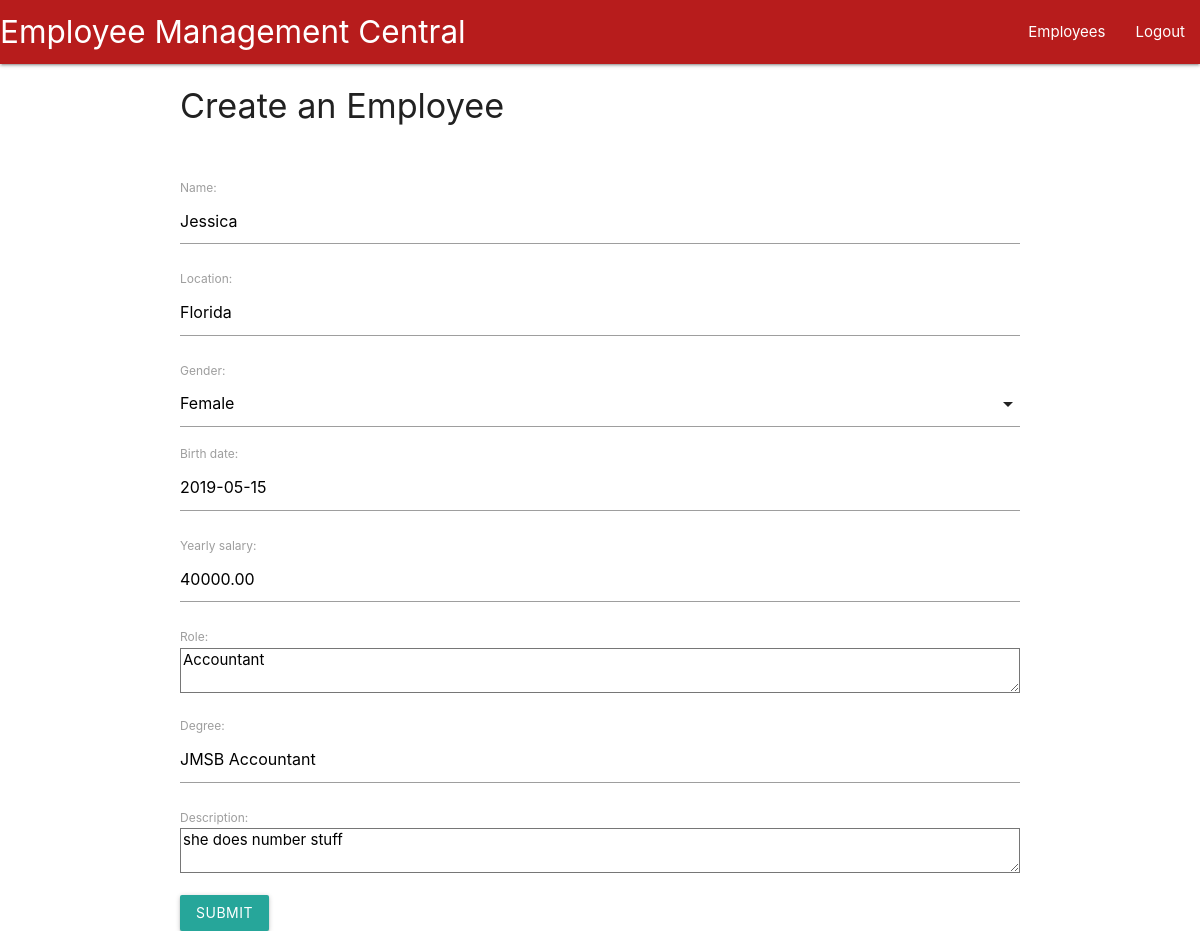
The app's page /employee/update/9/ (signed in) with its own data.
### employees/models.py (models this page shows, shortened)
class Employees(models.Model):
    GENDER_CHOICES = (
        ('M', 'Male'),
        ('F', 'Female'),
    )
    name = models.CharField(max_length=256, blank=False, null=True)
    location = models.CharField(max_length=30, blank=True)
    gender = models.CharField(max_length=1, choices=GENDER_CHOICES, default=None)
    birth_date = models.DateField(null=True, blank=True)
    yearly_salary = models.DecimalField(max_digits=50, decimal_places=2)
    role = models.TextField()
    degree = models.CharField(max_length=256)
    description = models.TextField()
    created_date = models.DateTimeField(auto_now_add=True)
    manager = models.ForeignKey('auth.User', on_delete=models.CASCADE)

### employees/views.py (the view, shortened to what this page needs)
# urls.py: path('update/<int:pk>/', views.EmployeeUpdateView.as_view(), name='employee_update'),
class EmployeeUpdateView(LoginRequiredMixin, UpdateView):
    model = Employees
    fields = ('name', 'location', 'gender', 'birth_date', 'yearly_salary', 'role', 'degree', 'description')
    login_url = '/'
    redirect_field_name = ''

### employees/templates/employees/employees_form.html (shortened to what this page needs)
{% extends 'base.html' %}
    {% block body_block %}
    <div class="container">
        <h4>Create an Employee</h4>
        <br />
        <form method="POST">
                {{form.as_p}}
                <button class="btn waves-effect waves-light" type="submit" name="action">Submit
                    </button>
                <br>
        </form>
    </div>
    {% endblock %}

### records on screen
Employees: name "Jessica", location "Florida", birth_date "2019-05-15", yearly_salary "40000.00", role "Accountant", degree "JMSB Accountant", description "she does number stuff"
